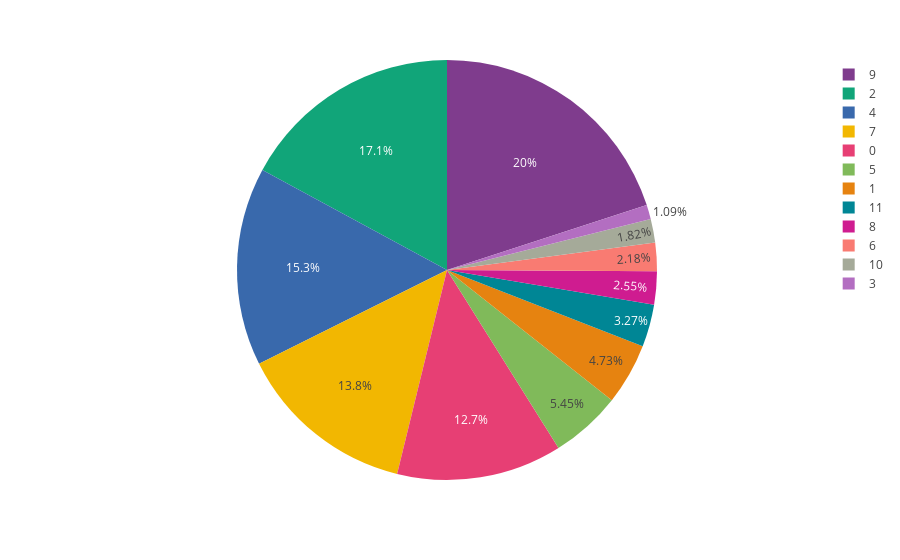

Notebook cell for this chart:
### Code cell
# 5 Chart
# Key of the songs
print("The Beatles' most favorite keys")
key_all = dt["Key"].value_counts()
fig5 = px.pie(
    values=key_all.values,
    names=key_all.index,
    color_discrete_sequence=px.colors.qualitative.Bold  # Added palette
)
fig5.show()
print("On this diogram one can see what was the most popular key in Beatles' songs")

### Figure 1 — Plotly figure (JSON) as saved in the notebook; plotly's stock layout.template omitted (floating-point values rounded to 4 significant figures)
{"data": [{"domain": {"x": [0, 1], "y": [0, 1]}, "hovertemplate": "label=%{label}<br>value=%{value}<extra></extra>", "labels": [9, 2, 4, 7, 0, 5, 1, 11, 8, 6, 10, 3], "legendgroup": "", "name": "", "showlegend": true, "type": "pie", "values": [55, 47, 42, 38, 35, 15, 13, 9, 7, 6, 5, 3]}], "layout": {"legend": {"tracegroupgap": 0}, "margin": {"t": 60}, "piecolorway": ["rgb(127, 60, 141)", "rgb(17, 165, 121)", "rgb(57, 105, 172)", "rgb(242, 183, 1)", "rgb(231, 63, 116)", "rgb(128, 186, 90)", "rgb(230, 131, 16)", "rgb(0, 134, 149)", "rgb(207, 28, 144)", "rgb(249, 123, 114)", "rgb(165, 170, 153)"]}}
